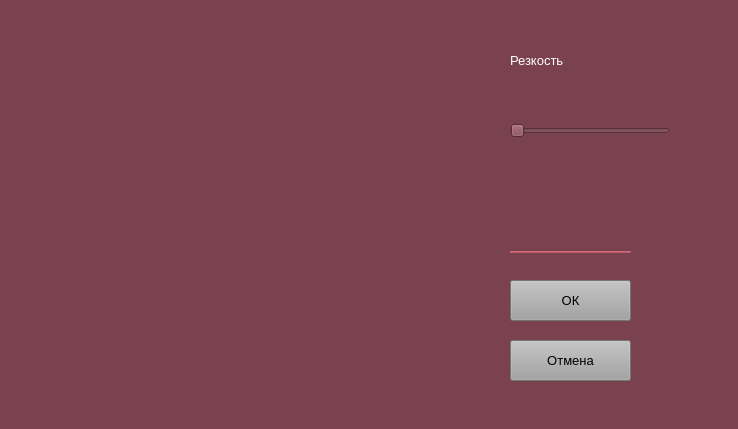
<?xml version="1.0" encoding="UTF-8"?>
<ui version="4.0">
 <class>Form</class>
 <widget class="QWidget" name="Form">
  <property name="geometry">
   <rect>
    <x>0</x>
    <y>0</y>
    <width>738</width>
    <height>429</height>
   </rect>
  </property>
  <property name="windowTitle">
   <string>Form</string>
  </property>
  <property name="styleSheet">
   <string notr="true">background-color: rgb(122, 65, 78);</string>
  </property>
  <widget class="QLabel" name="sharp_image">
   <property name="geometry">
    <rect>
     <x>30</x>
     <y>20</y>
     <width>441</width>
     <height>381</height>
    </rect>
   </property>
   <property name="text">
    <string/>
   </property>
  </widget>
  <widget class="QSlider" name="sharp_slider">
   <property name="geometry">
    <rect>
     <x>510</x>
     <y>120</y>
     <width>160</width>
     <height>22</height>
    </rect>
   </property>
   <property name="maximum">
    <number>600</number>
   </property>
   <property name="orientation">
    <enum>Qt::Horizontal</enum>
   </property>
  </widget>
  <widget class="QLabel" name="sharp_label">
   <property name="geometry">
    <rect>
     <x>510</x>
     <y>40</y>
     <width>121</width>
     <height>41</height>
    </rect>
   </property>
   <property name="font">
    <font>
     <pointsize>10</pointsize>
    </font>
   </property>
   <property name="styleSheet">
    <string notr="true">color: rgb(255, 255, 255);</string>
   </property>
   <property name="text">
    <string>Резкость</string>
   </property>
  </widget>
  <widget class="QPushButton" name="ok_btn">
   <property name="geometry">
    <rect>
     <x>510</x>
     <y>280</y>
     <width>121</width>
     <height>41</height>
    </rect>
   </property>
   <property name="font">
    <font>
     <pointsize>10</pointsize>
    </font>
   </property>
   <property name="styleSheet">
    <string notr="true">background-color: rgb(163, 163, 163);</string>
   </property>
   <property name="text">
    <string>ОК</string>
   </property>
  </widget>
  <widget class="QPushButton" name="cancel_btn">
   <property name="geometry">
    <rect>
     <x>510</x>
     <y>340</y>
     <width>121</width>
     <height>41</height>
    </rect>
   </property>
   <property name="font">
    <font>
     <pointsize>10</pointsize>
    </font>
   </property>
   <property name="styleSheet">
    <string notr="true">background-color: rgb(163, 163, 163);</string>
   </property>
   <property name="text">
    <string>Отмена</string>
   </property>
  </widget>
  <widget class="Line" name="line">
   <property name="geometry">
    <rect>
     <x>510</x>
     <y>250</y>
     <width>121</width>
     <height>3</height>
    </rect>
   </property>
   <property name="font">
    <font>
     <pointsize>10</pointsize>
    </font>
   </property>
   <property name="styleSheet">
    <string notr="true">background-color: rgb(185, 93, 107);</string>
   </property>
   <property name="orientation">
    <enum>Qt::Horizontal</enum>
   </property>
  </widget>
 </widget>
 <resources/>
 <connections/>
</ui>
